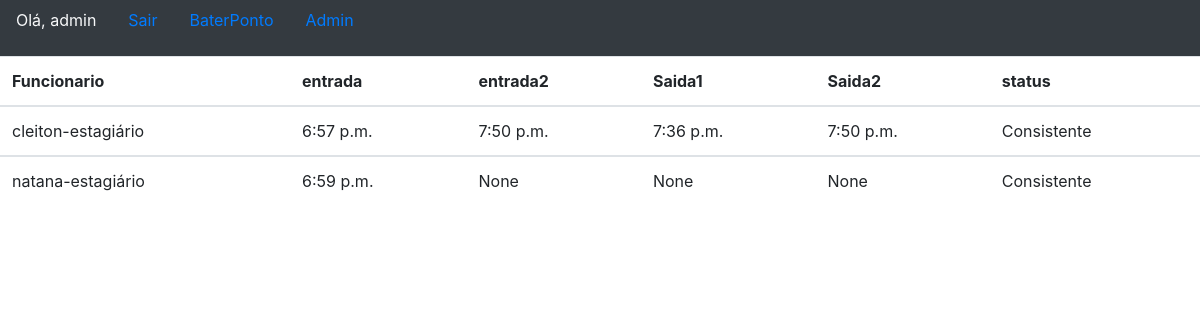
The app's page / (signed in) with its own data.
### app_ponto/models.py (models this page shows, shortened)
class Frequencia(models.Model):
    data = models.DateField(auto_now_add=True)#Adicionei para poder fazer uma verificação nas Views(Sucesso, FrequenciaViews) linha:12 e 21
    entrada1 = models.TimeField(null=True, blank=True)
    saida1 = models.TimeField(null=True, blank=True)
    entrada2 = models.TimeField(null=True, blank=True)
    saida2 = models.TimeField(null=True, blank=True)
    status = models.BooleanField()
    tipo = models.BooleanField()
    ip = models.CharField(max_length=15, null=True, blank=True)
    funcionario = models.ForeignKey(Funcionario, on_delete=models.CASCADE)

class Funcionario(models.Model): #models.SET_NULL
    nome = models.CharField(max_length=124)
    usuario = models.OneToOneField(User, on_delete=models.CASCADE, verbose_name='Usuário')
    chefe = models.ForeignKey(Chefe, on_delete=models.CASCADE)#So coloquei isso pra funcionar. Não esta completo!
    configuracao = models.ForeignKey(Configuracoes, on_delete=models.CASCADE)
    cargo = models.CharField(max_length=64)
    def __str__(self):
        return self.nome+"-"+self.cargo

### app_ponto/views.py (the view)
# urls.py: path('', homePage.as_view(), name='home'),
class homePage(ListView):
    model = Frequencia
    template_name = 'app_ponto/index.html'

### app_ponto/templates/app_ponto/index.html (shortened to what this page needs)
<!DOCTYPE html>
<html lang="pt-br">
<head>
    <link rel="stylesheet" href="https://stackpath.bootstrapcdn.com/bootstrap/4.1.3/css/bootstrap.min.css">
</head>
<body>
    <ul class="nav bg-dark">
            {% if user.is_authenticated %}
            <li class="nav-item">
                <P class="nav-link text-light">Olá, {{user.username}}</P>
            </li>
            <li class="nav-item">
                <a class="nav-link" href="logout">Sair</a>
            </li>
            {%else%}<li class="nav-item">
                <a class="nav-link" href="login">Login</a>
            </li>
            {% endif %}
        <li class="nav-item">
            <a class="nav-link active" href="ponto">BaterPonto</a>
        </li>
        <li class="nav-item">
            <a class="nav-link" href="admin">Admin</a>
        </li>
    </ul>
    <table class="table">
        <thead>
            <tr>
              <th scope="col">Funcionario</th>
              <th scope="col">entrada</th>
              <th scope="col">entrada2</th>
              <th scope="col">Saida1</th>
              <th scope="col">Saida2</th>
              <th scope="col">status</th>
            </tr>
        </thead>
    {% for i in object_list %}
        <tbody>
          <tr>
            <td>{{ i.funcionario }}</td>
            <td>{{ i.entrada1 }}</td>
            <td>{{ i.entrada2 }}</td>
            <td>{{ i.saida1 }}</td>
            <td>{{ i.saida2 }}</td>
            {% if i.status == True %}
            <td>Consistente</td>
            {% endif %}
          </tr>
        </tbody>
    {% endfor %}
</table>
</body>
</html>

### records on screen
Frequencia: funcionario "cleiton-estagiário", entrada1 "6:57 p.m.", entrada2 "7:50 p.m.", saida1 "7:36 p.m.", saida2 "7:50 p.m.", status "Consistente"
Frequencia: funcionario "natana-estagiário", entrada1 "6:59 p.m.", entrada2 "None", saida1 "None", saida2 "None", status "Consistente"

### other values on screen
{{ user.username }} "admin"
